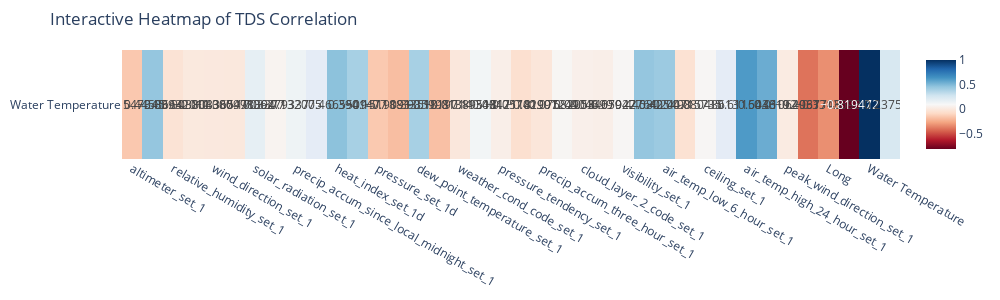

This figure's notebook cell:
### Code cell
import plotly.express as px

# Assuming 'final_df' is your final dataframe
numeric_df = final_df.select_dtypes(include='number')
watertemp_corr = numeric_df.corr().loc[['Water Temperature'], :]

# Create an interactive heatmap using Plotly
fig = px.imshow(watertemp_corr, 
                text_auto=True, # Automatically annotate cells
                aspect='auto',   # Flexible cell size
                color_continuous_scale='RdBu') # Red Blue colormap

# Update layout for side-scrolling
fig.update_layout(
    title='Interactive Heatmap of TDS Correlation',
    autosize=False,
    width=1000,  # Set a suitable width
    height=300,  # Set a suitable height
    xaxis_nticks=36,  # Adjust based on your dataset
    margin=dict(l=10, r=10, t=50, b=10)
)

# Update xaxis properties if needed
fig.update_xaxes(side="bottom")

# Display the heatmap
fig.show()

### Figure 1 — Plotly figure (JSON) as saved in the notebook; plotly's stock layout.template omitted (floating-point values rounded to 4 significant figures)
{"data": [{"coloraxis": "coloraxis", "hovertemplate": "x: %{x}<br>y: %{y}<br>color: %{z}<extra></extra>", "name": "0", "texttemplate": "%{z}", "type": "heatmap", "x": ["altimeter_set_1", "air_temp_set_1", "relative_humidity_set_1", "wind_speed_set_1", "wind_direction_set_1", "wind_gust_set_1", "solar_radiation_set_1", "precip_accum_24_hour_set_1", "precip_accum_since_local_midnight_set_1", "wind_chill_set_1d", "heat_index_set_1d", "dew_point_temperature_set_1d", "pressure_set_1d", "sea_level_pressure_set_1d", "dew_point_temperature_set_1", "sea_level_pressure_set_1", "weather_cond_code_set_1", "cloud_layer_3_code_set_1", "pressure_tendency_set_1", "precip_accum_one_hour_set_1", "precip_accum_three_hour_set_1", "cloud_layer_1_code_set_1", "cloud_layer_2_code_set_1", "precip_accum_six_hour_set_1", "visibility_set_1", "air_temp_high_6_hour_set_1", "air_temp_low_6_hour_set_1", "peak_wind_speed_set_1", "ceiling_set_1", "pressure_change_code_set_1", "air_temp_high_24_hour_set_1", "air_temp_low_24_hour_set_1", "peak_wind_direction_set_1", "Lat", "Long", "TDS", "Water Temperature", "Discharge Rate"], "xaxis": "x", "y": ["Water Temperature"], "yaxis": "y", "z": [[-0.1547, 0.4459, -0.03932, -0.003803, -0.004388, -0.006478, 0.1703, 0.06279, 0.1321, null, 0.4666, 0.3941, -0.1519, -0.1883, 0.3936, -0.182, -0.0139, 0.1134, 0.03171, -0.05743, -0.01901, 0.07582, 0.04047, 0.03466, 0.07928, 0.4458, 0.4255, -0.04716, 0.08049, null, 0.6116, 0.5443, 0.01063, -0.4068, -0.3314, -0.8195, 1, 0.2376]]}], "layout": {"autosize": false, "coloraxis": {"colorscale": [[0, "rgb(103,0,31)"], [0.1, "rgb(178,24,43)"], [0.2, "rgb(214,96,77)"], [0.3, "rgb(244,165,130)"], [0.4, "rgb(253,219,199)"], [0.5, "rgb(247,247,247)"], [0.6, "rgb(209,229,240)"], [0.7, "rgb(146,197,222)"], [0.8, "rgb(67,147,195)"], [0.9, "rgb(33,102,172)"], [1, "rgb(5,48,97)"]]}, "height": 300, "margin": {"b": 10, "l": 10, "r": 10, "t": 50}, "title": {"text": "Interactive Heatmap of TDS Correlation"}, "width": 1000, "xaxis": {"anchor": "y", "domain": [0, 1], "nticks": 36, "side": "bottom"}, "yaxis": {"anchor": "x", "autorange": "reversed", "domain": [0, 1]}}}
